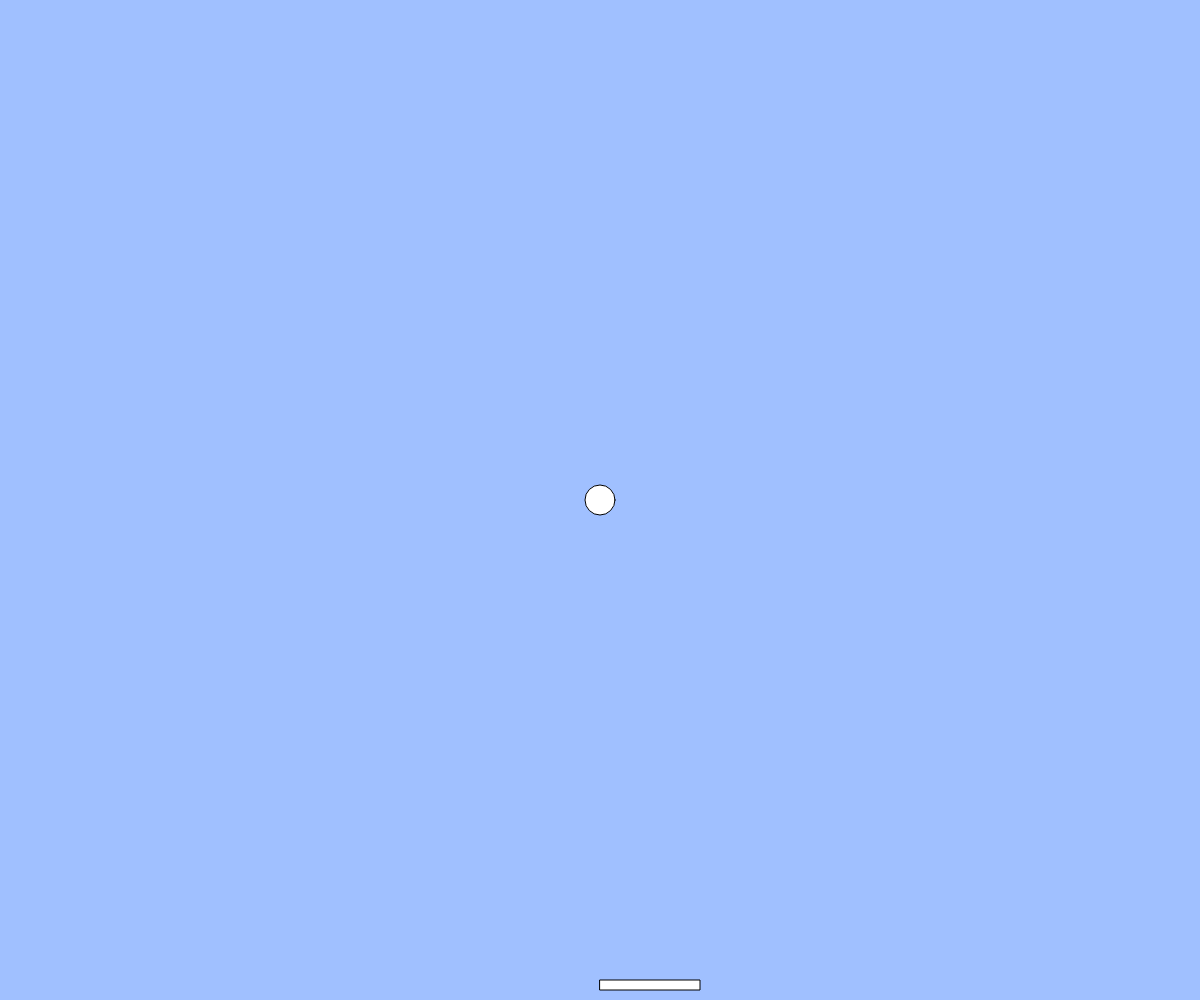
Frame 1 (no input)
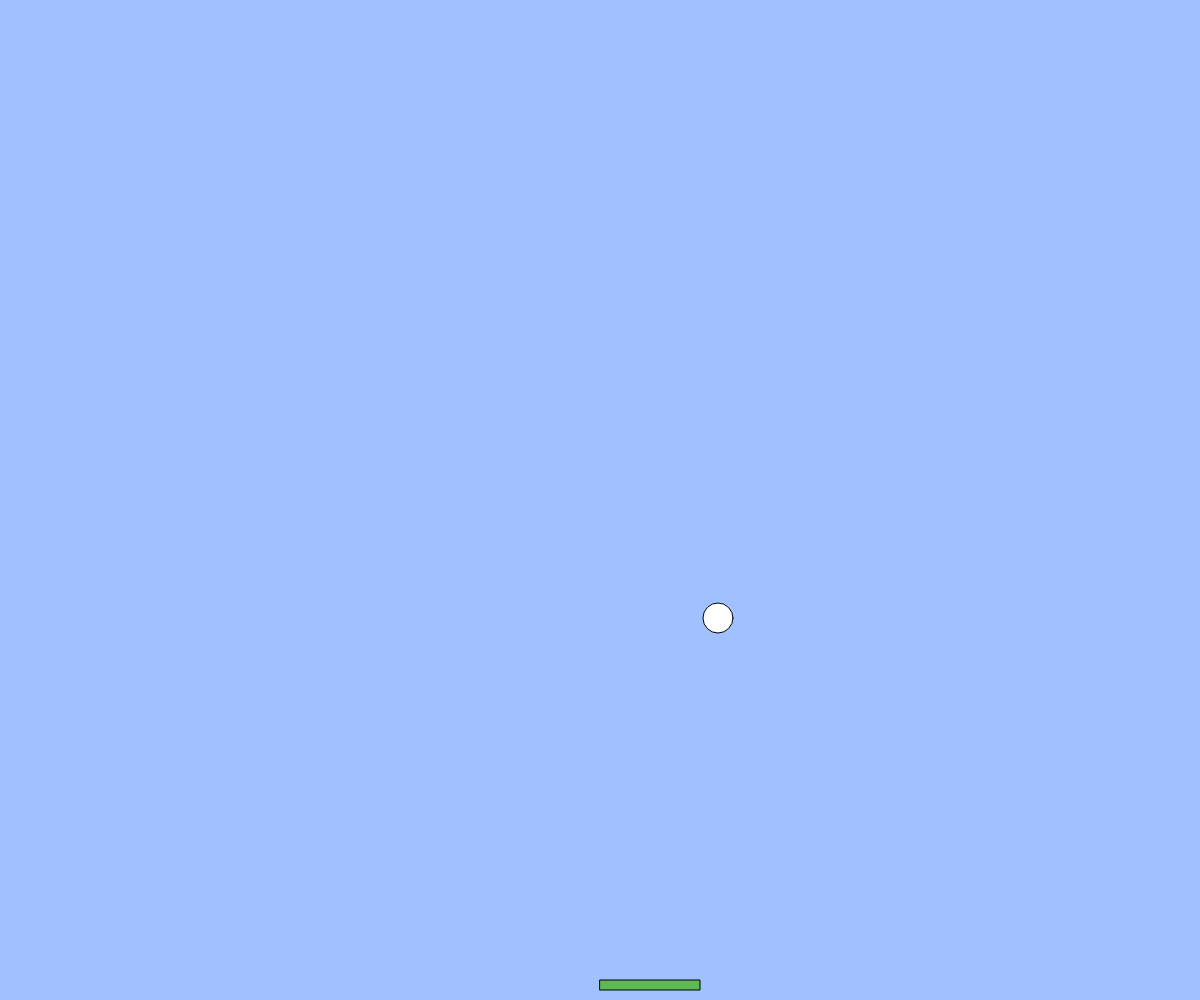
Frame 60 (no input)
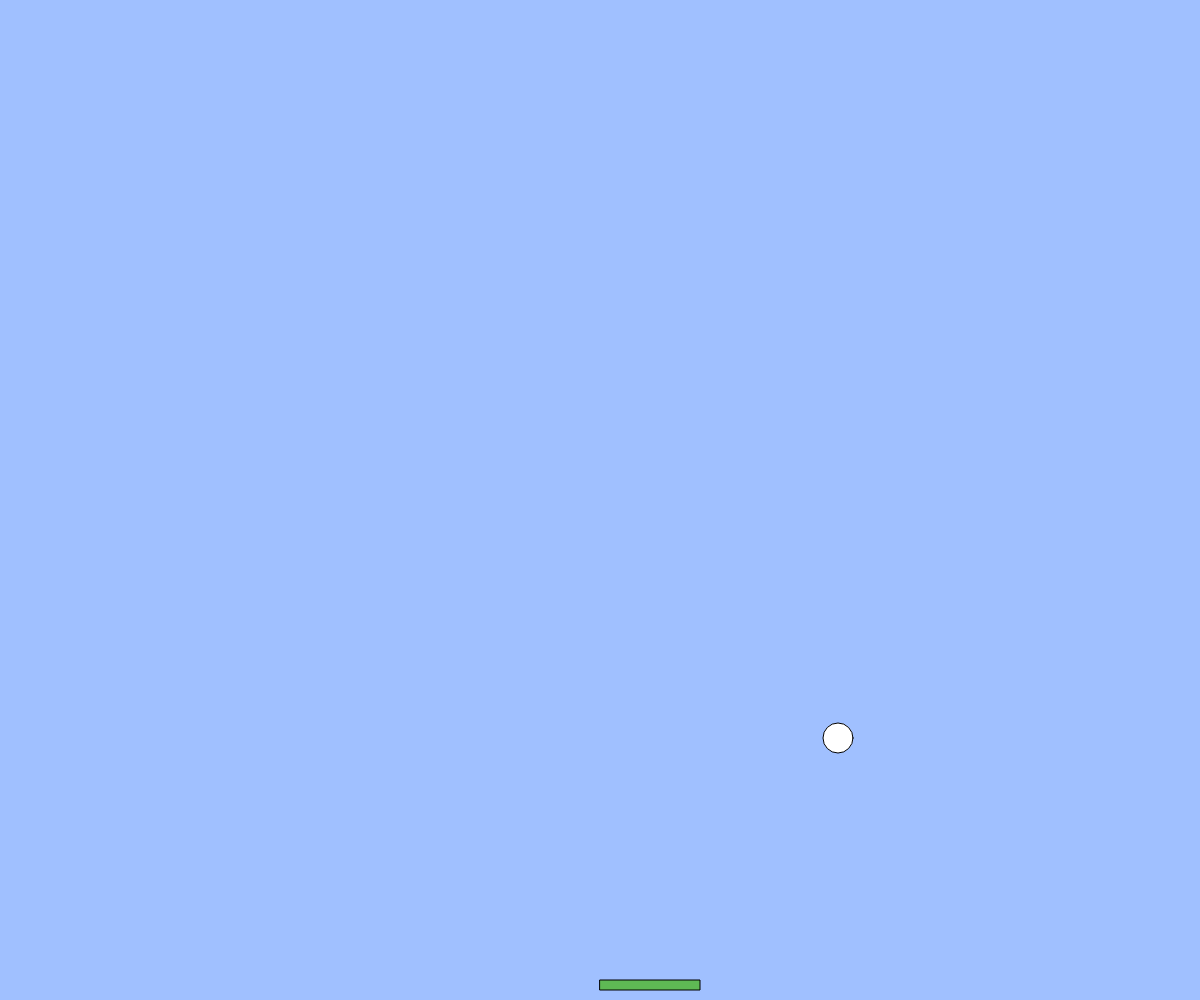
Frame 120 (the mouse pressed at the canvas centre since frame 60)

The p5.js sketch that drew these frames (run headless with seeded random() and noise() and a simulated clock; from frame 60 on, the mouse is pressed at the canvas centre):

// p5.js sketch
// ── sketch.js
// 最終課題を制作しよう
let x, y, a, b, va, vb;

function setup(){
  createCanvas(windowWidth, windowHeight);
    x = windowWidth / 2
    y = windowHeight - 20
    a = width / 2;
    b = height / 2;
    va = 2;
    vb = 2;
}

function windowResized(){
  resizeCanvas(windowWidth, windowHeight);
}

 function draw(){
   background(160, 192, 255);
   rect(x, y, 100, 10);
   fill(255);


   ellipse(a, b, 30);
   fill(94, 185, 84);

   a += va;
   b += vb;

   if(a < 0 || a > width){ va = -1.05 * va; }
   if(b < 0 || b > height){ vb = -1.05 * vb; }

   a = constrain(a, 0, width);
   b = constrain(b, 0, height);
 }

  function keyPressed(){
    if(keyIsDown(LEFT_ARROW)){ x -= 50; }
    if(keyIsDown(RIGHT_ARROW)){ x += 50; }
}
